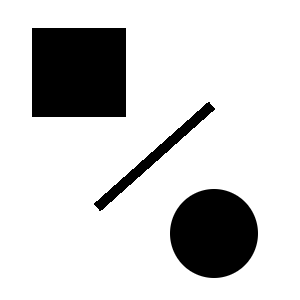
#> input picture IVP/CircleLineRect.png, 300 x 300 px
$ jupyter execute TD1.ipynb   (older library calls are emulated)
#> lines starting #> are read from the running program, lines starting #| are printed output that depends on the picture
[cell 1]
import numpy as np
from PIL import Image, ImageOps
import matplotlib.pyplot as plt
from scipy import ndimage

[cell 2]
def load_image(filename, as_gray=False, as_float=False):
#> called with filename = 'CircleLineRect.png', as_gray = True, as_float = False
    if as_gray:
        a = np.asarray(Image.open(filename).convert('L'))
    else:
        a = np.asarray(Image.open(filename))
    if as_float:
        return a.astype(np.float) / 255
    else:
        return a

def display_image(im, as_gray=False, title=None):
    plt.figure(figsize=(9,4))
    if as_gray:
        plt.imshow(im, cmap='gray')
    else:
        plt.imshow(im)
    if title is not None:
        plt.title(title)

def display_vec(v, title=None):
    plt.figure(figsize=(9,4))
    plt.plot(v)
    if title is not None:
        plt.title(title)


im = load_image('CircleLineRect.png', as_gray=True, as_float=False)

[cell 3]
display_image(im=im, as_gray=True, title='Circle Line Rect')

[cell 4]
#Both partial derivatives


#Give me the partial derivatives of the image Ix, Iy and Ixy

# TODO
Ix = ndimage.sobel(im, axis=0)
Iy = ndimage.sobel(im, axis=1)


display_image(Ix, as_gray=True, title='Ix')
display_image(Iy, as_gray=True, title='Iy')

#Call ndimage.sonel without gradient normalization

# TODO

[cell 5]
Ix2 = ndimage.sobel(Ix, axis=0)
Iy2 = ndimage.sobel(Iy, axis=1)
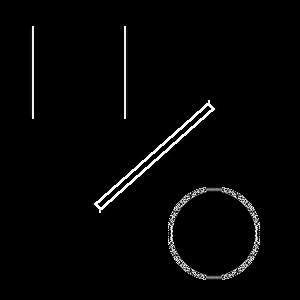
#> Iy2: shape (300, 300); min 0, max 255, mean 5.9
Ixy = ndimage.sobel(Ix, axis=1)

display_image(Ix2, as_gray=True, title='Ix')
display_image(Iy2, as_gray=True, title='Iy')
display_image(Ixy, as_gray=True, title='Ixy')

[cell 6]
#Smooth version of the partial derivatives
sigma = 1
Ix2_smooth = ndimage.gaussian_filter(Ix2, sigma)
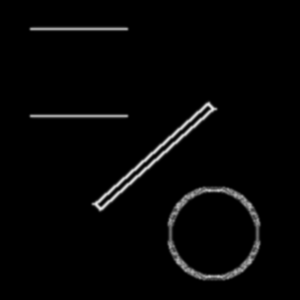
#> Ix2_smooth: shape (300, 300); min 0, max 229, mean 5.9
Iy2_smooth = ndimage.gaussian_filter(Iy2, sigma)
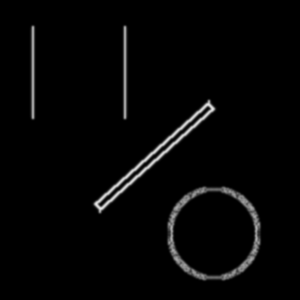
#> Iy2_smooth: shape (300, 300); min 0, max 229, mean 5.8
Ixy_smooth = ndimage.gaussian_filter(Ixy, sigma)

#display_image(Ix2_smooth, as_gray=True, title='Ix_smooth')
#display_image(Iy2_smooth, as_gray=True, title='Iy_smooth')
#display_image(Ixy_smooth, as_gray=True, title='Ixy_smooth')


display_image(im, as_gray=True, title='Ix_smooth')

display_image(ndimage.gaussian_filter(im, sigma), as_gray=True, title='Ix_smooth')
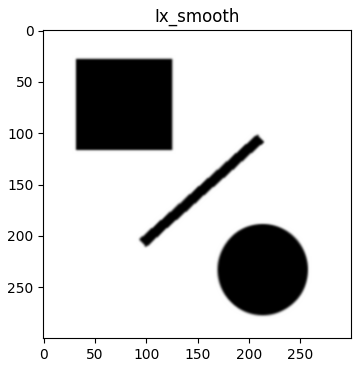
#> figure drawn by matplotlib, 1 panel

[cell 7]
#Define a function for getting the autocorrelation matrix at aa given pixel (i,j)

def get_autocorr_matrix(i, j, Ix2, Iy2, Ixy):

    #Acces the values of the partial derivatives at pixel (i,j)
    Ix2_ij = Ix2[i,j]
    Iy2_ij = Iy2[i,j]
    Ixy_ij = Ixy[i,j]

    A = np.array([[Ix2_ij, Ixy_ij], [Ixy_ij, Iy2_ij]])
    return A


# Implement the Harris response function at base pixel (i,j)

def get_harris_response(i, j, Ix2, Iy2, Ixy, k=0.04):
    A = get_autocorr_matrix(i, j, Ix2, Iy2, Ixy)
    det = np.linalg.det(A)
    trace = np.trace(A)
    R = det - k * trace**2
    return R


# Compute the Harris response for all pixels

def get_harris_response_map(Ix2, Iy2, Ixy, k=0.04):
#> called with k = 0.04
    height, width = Ix2.shape
#> height = 300; width = 300
    R = np.zeros((height, width))
    for i in range(height):
        for j in range(width):
            R[i,j] = get_harris_response(i, j, Ix2, Iy2, Ixy, k)
#> this loop made 300 passes
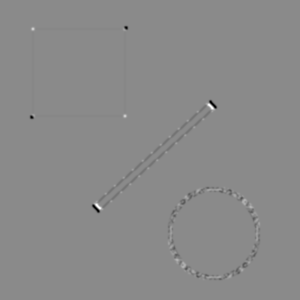
#> R: shape (300, 300) float64; min -44636.8, max 37581, mean -93.8; drawn with min black and max white
    return R


# Compute the Harris response map
R = get_harris_response_map(Ix2_smooth, Iy2_smooth, Ixy_smooth)


display_image(R, as_gray=True, title='Harris response')

[cell 8]
#Define a funciton fro checking is a pixel is a local maximum in his neightborhood of 9 pixels on an image

def is_local_maximum(i, j, R, radius=1):
#> called with i = 3, j = 3, R = array of shape (10, 10), radius = 1
    height, width = R.shape
    for k in range(-radius, radius+1):
        for l in range(-radius, radius+1):
            if (i+k) >= 0 and (i+k) < height and (j+l) >= 0 and (j+l) < width:
                if R[i,j] < R[i+k,j+l]:
                    return False
    return True

##is_local_maximum TESTING

im_test = np.zeros((10,10))
im_test[3:7, 3:7] = 1


assert is_local_maximum(3, 3, im_test, radius=1) == True
assert is_local_maximum(3, 2, im_test, radius=2) == False


#Implement non maximum suppression using is_local_maximum and a threshold theta

def non_maximum_suppression(R, theta=0.01):
#> called with theta = 20000
    height, width = R.shape
    R_nms = np.zeros((height, width))
    for i in range(height):
        for j in range(width):
            if R[i,j] > theta and is_local_maximum(i, j, R):
                R_nms[i,j] = R[i,j]
    return R_nms


#print the non maximum suppressed response map for theta = 0.01 and scale the image to 2 times the original size

R_nms = non_maximum_suppression(R, theta=20000)
display_image(R_nms, as_gray=True, title='Non maximum suppressed response')


#Plot R_nms on top of the original image but in red

def plot_harris_points(im, R_nms, threshold=0.01):
#> called with threshold = 0.01
    height, width = R_nms.shape
    for i in range(height):
        for j in range(width):
            if R_nms[i,j] > threshold:
                plt.plot(j, i, 'r+')
    plt.imshow(im, cmap='gray')
    plt.axis('off')

plot_harris_points(im, R_nms)
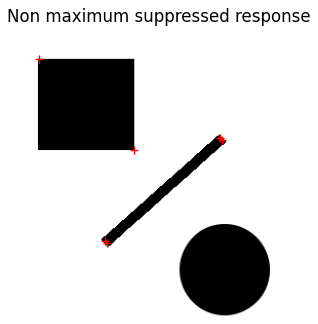
#> figure drawn by matplotlib, 1 panel

[cell 9]
from matplotlib.pyplot import *
import matplotlib.pyplot as plt
import numpy as np
from scipy.ndimage import convolve
from scipy.signal import convolve2d


I = load_image('CircleLineRect.png', as_gray=True, as_float=False)
#step 1 smoothing of the image

kernel_size = 5
sigma = 1.0

kernel = np.fromfunction(
    lambda x, y: (1/ (2 * np.pi * sigma**2)) *
                  np.exp(-((x - (kernel_size - 1) / 2)**2 + (y - (kernel_size - 1) / 2)**2) / (2 * sigma**2)),
    (kernel_size, kernel_size)
)
kernel /= np.sum(kernel)
Gaussien_filter_6 = convolve2d(I, kernel, mode='same', boundary='wrap')
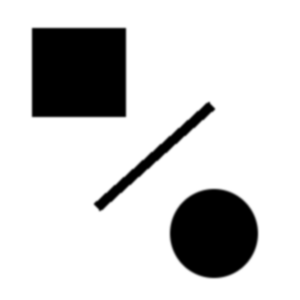
#> Gaussien_filter_6: shape (300, 300) float64; min 0, max 255, mean 209.5; drawn with min black and max white


# defining Ix and Iy
vertical_sobel = np.array([[-1, 0, 1], [-2, 0, 2], [-1, 0, 1]], dtype=np.float32)
horizontal_sobel = np.array([[-1, -2, -1], [0, 0, 0], [1, 2, 1]], dtype=np.float32)

Ix = convolve2d(I, vertical_sobel, mode='same', boundary='wrap')
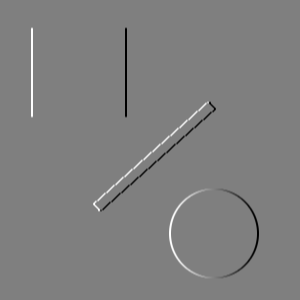
#> Ix: shape (300, 300) float32; min -1020, max 1020, mean 0; drawn with min black and max white
Iy = convolve2d(I, horizontal_sobel, mode='same', boundary='wrap')

# approximating the gradient Magnitude

gradient_magnitude = np.sqrt(np.square(Ix) + np.square(Iy))
gradient_magnitude *= 255.0 / gradient_magnitude.max()
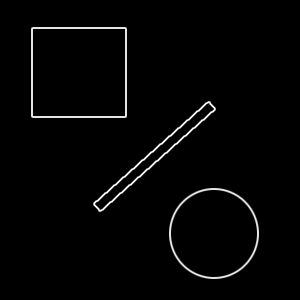
#> gradient_magnitude: shape (300, 300) float32; min 0, max 255, mean 4.9


Ix2 = convolve2d(Ix, vertical_sobel, mode='same', boundary='wrap')
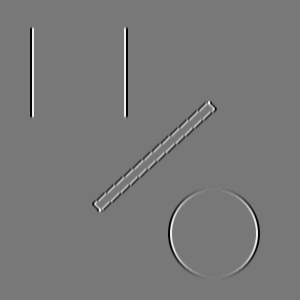
#> Ix2: shape (300, 300) float32; min -4080, max 4590, mean 0; drawn with min black and max white

display_image(Ix2, as_gray=True, title='Ix2')

$ run again, with IVP/image.png copied over IVP/CircleLineRect.png
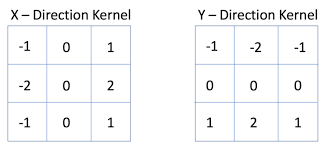
#> input picture IVP/image.png, 329 x 153 px
#> `[cell 6] #Smooth version of the partial derivatives sigma = 1 Ix2_smoo..`:
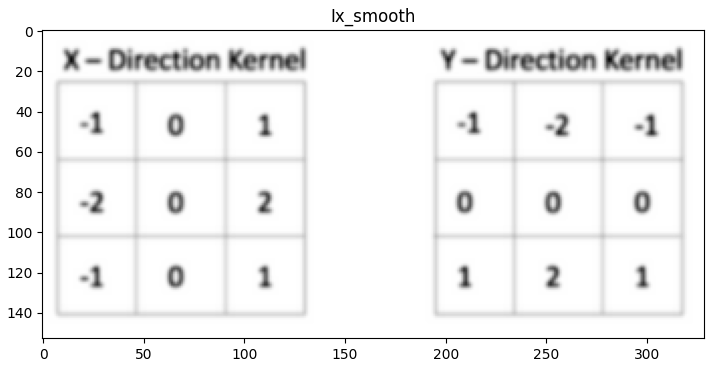
#> figure drawn by matplotlib, 1 panel
#> the loop in get_harris_response_map, `for i in range(height):` made 153 passes
#> `Ix2 = convolve2d(Ix, vertical_sobel, mode='same', boundary='wrap')`:
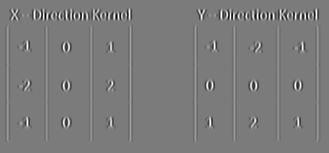
#> Ix2: shape (153, 329) float32; min -7712, max 8160, mean 0; drawn with min black and max white
